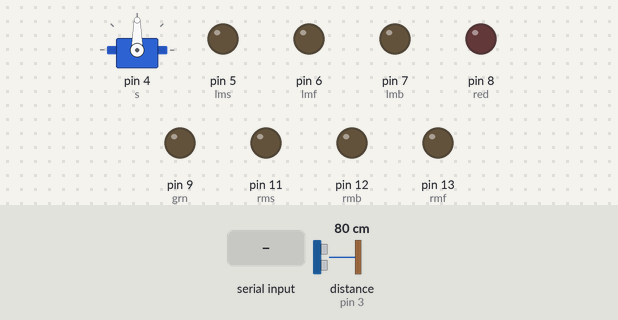
Bench run of a sketch on a simulated Arduino Uno, built with avr-gcc and run on an emulated ATmega328P. Parts: servo, output pins drawn as LEDs (lit = HIGH). Dashed ring = blinking. The test bench sets the inputs (shaded band); at power-on: distance to the obstacle (sensor on pin 3) 80 cm.

Above: at 1.2 s.
1.3 s: distance to the obstacle (sensor on pin 3) set to 16 cm
2.8 s: distance to the obstacle (sensor on pin 3) set to 12 cm
At 3.2 s:
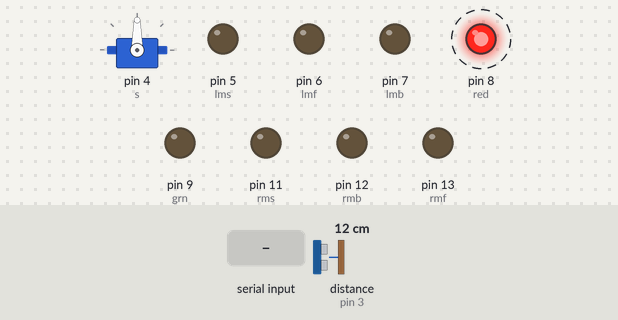
5.8 s: distance to the obstacle (sensor on pin 3) set to 18 cm
At 6.8 s:
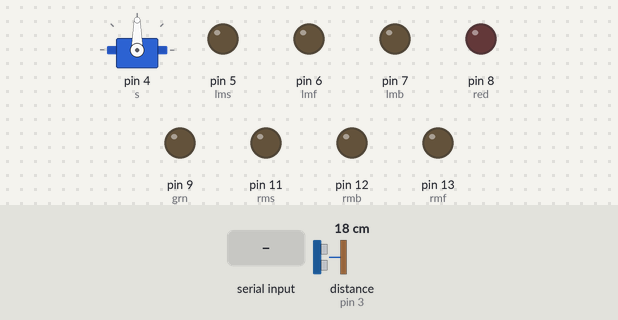
7.6 s: "F" received over Serial
At 9.5 s:
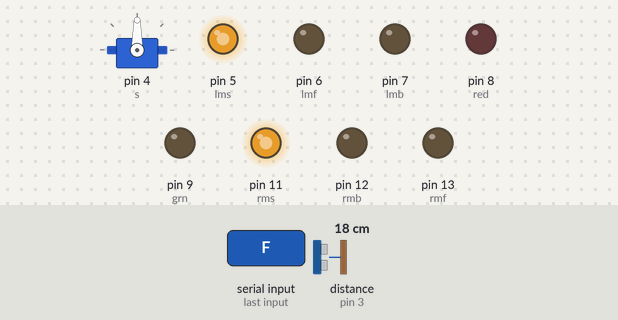
10.4 s: "B" received over Serial
At 11.1 s:
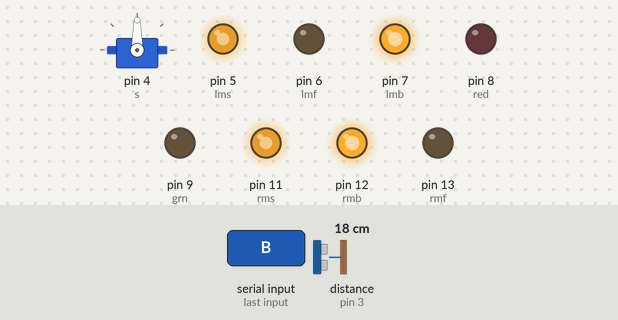
12.7 s: "R" received over Serial
At 13.8 s:
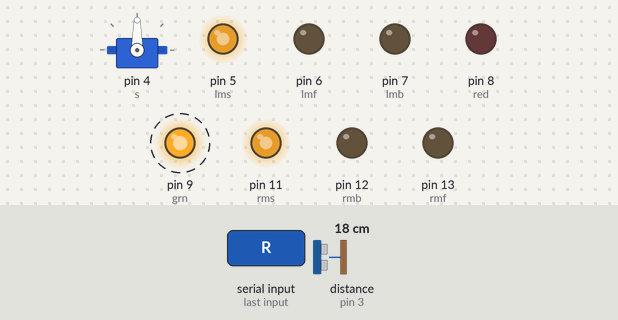
Timing chart, 0 to 16.5 s (numbered marks = the images above; inputs shaded):
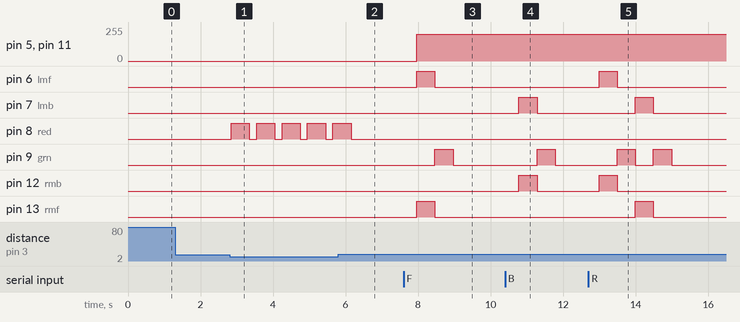

The sketch:

bot1.ino
```cpp
#include<Ultrasonic.h>
#include <Servo.h>
Ultrasonic u = Ultrasonic(2, 3);
Servo s = Servo();
//Right Motor forward,backward,speed
int rmf = 13;
int rmb = 12;
int rms = 11;
//Left Motor forward,backward,speed
int lmf = 6;
int lmb = 7;
int lms = 5;
//lights
int red = 8;
int grn = 9;

//==================================================

void setup() {
  pinMode(red, OUTPUT);
  pinMode(grn, OUTPUT);
  pinMode(rms, OUTPUT);
  pinMode(rmb, OUTPUT);
  pinMode(rmf, OUTPUT);
  pinMode(lms, OUTPUT);
  pinMode(lmf, OUTPUT);
  pinMode(lmb, OUTPUT);

  s.attach(4); //servo motor signal
  Serial.begin(9600); //starts sonic sensor
}

  void Forward(){
    analogWrite(rms, 200);
    analogWrite(lms, 200);
    digitalWrite(rmf,HIGH);
    digitalWrite(lmf,HIGH);
    digitalWrite(rmb,LOW);
    digitalWrite(lmb,LOW);
    delay(500);
    digitalWrite(rmf,LOW);
    digitalWrite(lmf,LOW);
    digitalWrite(rmb,LOW);
    digitalWrite(lmb,LOW);
  }

  void Backward(){
    analogWrite(rms, 200);
    analogWrite(lms, 200);
    digitalWrite(rmb,HIGH);
    digitalWrite(lmb,HIGH);
    digitalWrite(rmf,LOW);
    digitalWrite(lmf,LOW);
    delay(500);
    digitalWrite(rmf,LOW);
    digitalWrite(lmf,LOW);
    digitalWrite(rmb,LOW);
    digitalWrite(lmb,LOW);
  }

  void RightTurn(){
    analogWrite(rms, 200);
    analogWrite(lms, 200);
    digitalWrite(rmb,HIGH);
    digitalWrite(lmf,HIGH);
    digitalWrite(rmf,LOW);
    digitalWrite(lmb,LOW);
    delay(500);
    digitalWrite(rmf,LOW);
    digitalWrite(lmf,LOW);
    digitalWrite(rmb,LOW);
    digitalWrite(lmb,LOW);
  }

  void LeftTurn(){
    analogWrite(rms, 200);
    analogWrite(lms, 200);
    digitalWrite(rmf,HIGH);
    digitalWrite(lmb,HIGH);
    digitalWrite(rmb,LOW);
    digitalWrite(lmf,LOW);
    delay(500);
    digitalWrite(rmf,LOW);
    digitalWrite(lmf,LOW);
    digitalWrite(rmb,LOW);
    digitalWrite(lmb,LOW);
  }

  void Red(){
    digitalWrite(red,HIGH);
    delay(500);
    digitalWrite(red,LOW);
  }
  void Green(){
    digitalWrite(grn,HIGH);
    delay(500);
    digitalWrite(grn,LOW);
  }

//===============================================

void loop() {
  int x = Serial.read();
  s.write(90);
  delay(200);
  int d = u.read(); //for taking sonic sensor distance

  if(x=='F' && d>15){ // && is a
    Forward();
    Green();
  }

  if(x=='B' && d>15){
    Backward();
    Green();
  }

  if(x=='R' && d>15){
    RightTurn();
    Green();
  }

  if(x=='R' && d>15){
    LeftTurn();
    Green();
  }

  if(d<15){
    Red();
  }
}
```

Measured:
- the behaviour switches between 15 and 14 cm on distance to the obstacle (sensor on pin 3) (found by bisection; images 0 and 1)
- after the input at 1.3 s, every drawn part: stays the same
- after the input at 2.8 s, pin 8 (red): alternates HIGH for 0.50 s and LOW for 0.20 s, starting after 0.05 s
- after the input at 5.8 s, pin 8 (red): goes on until 6.2 s, then stays LOW
- after the input at 7.6 s, pin 5 (lms), pin 11 (rms): 0/255 → 200/255 after 0.37 s; pin 6 (lmf), pin 13 (rmf): LOW → HIGH after 0.37 s, → LOW 0.50 s later; pin 9 (grn): LOW → HIGH after 0.87 s, → LOW 0.50 s later
- after the input at 10.4 s, pin 7 (lmb), pin 12 (rmb): LOW → HIGH after 0.38 s, → LOW 0.50 s later; pin 9 (grn): LOW → HIGH after 0.88 s, → LOW 0.50 s later
- after the input at 12.7 s, pin 6 (lmf), pin 12 (rmb): LOW → HIGH after 0.29 s, → LOW 0.50 s later; pin 7 (lmb), pin 13 (rmf): LOW → HIGH after 1.3 s, → LOW 0.50 s later; pin 9 (grn): alternates HIGH for 0.50 s and LOW for 0.50 s, 4 changes in all, then stays LOW, starting after 0.79 s
